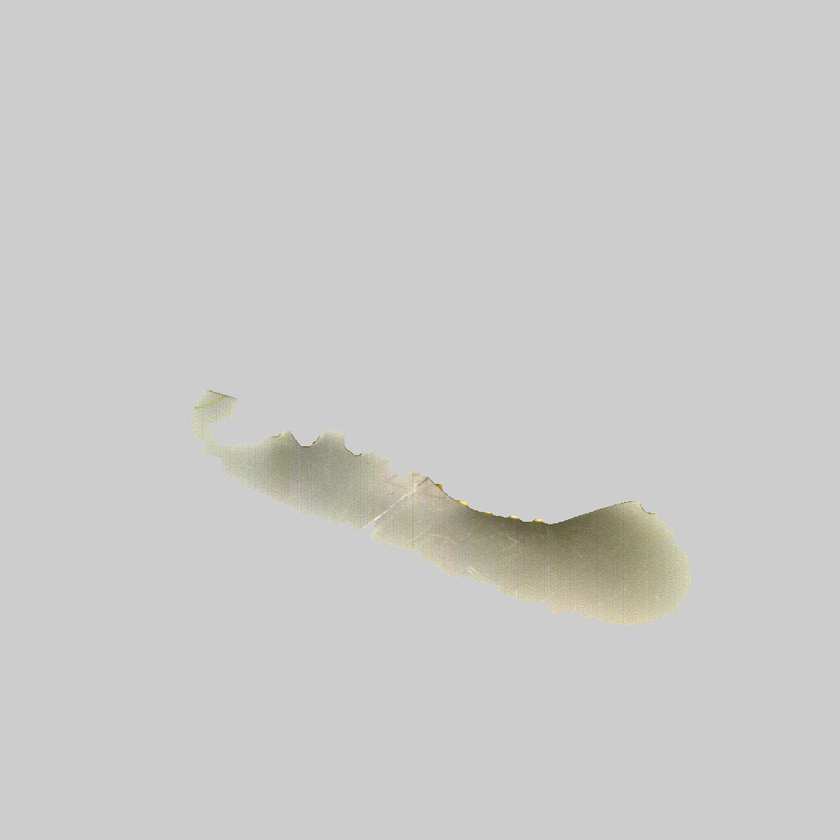
//> input picture ref/tmp/shadow_img.png, 840 x 840 px, shrunk from 1024 x 1024 before the run
$ ./test ../ref/tmp/shadow_img.png ../ref/tmp/scenario6_reference_shadow.png   (built with g++ and OpenCV 4)
//> lines starting //> are read from the running program, lines starting //| are printed output that depends on the picture; after the words box and inside, x2 and y2 are one past the last pixel; in counts of white or black regions, pixels touching at a corner belong together
#include<cv.h>
#include<highgui.h>
#include<iostream>

using namespace cv;
using namespace std;

int main(int argc, char* argv[])
{
	// [5 lines of commented-out code are left out]
	const char *imagename1 = argv[1];
	const char *imagename2 = argv[2];
	Mat Img1 = imread(imagename1);
//> Img1 is the input picture: 840 rows x 840 cols, CV_8UC3; mean B, G, R 201.7, 203.1, 203.3
	Mat Img2 = imread(imagename2);
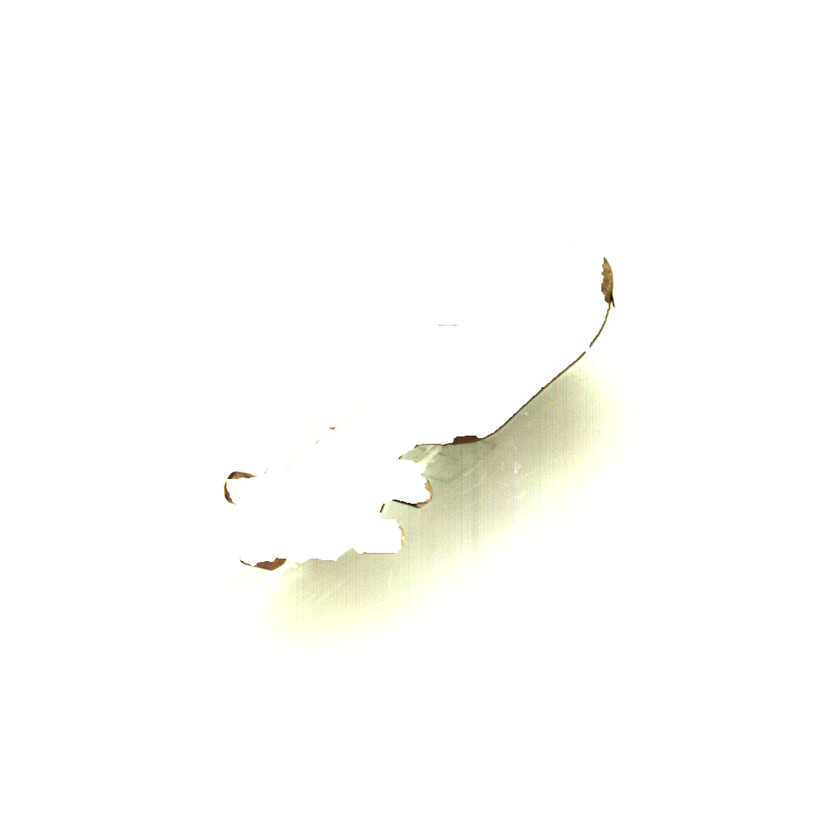
//> input picture ref/tmp/scenario6_reference_shadow.png, 840 x 840 px, shrunk from 1024 x 1024 before the run
//> Img2 is the input picture: 840 rows x 840 cols, CV_8UC3; mean B, G, R 251.4, 253.3, 253.4
	Mat HsvImg1;
	Mat HsvImg2;

	//カラー画像をHSV画像に変換する
	cvtColor(Img1, HsvImg1, CV_BGR2HSV);
//> HsvImg1: 840 rows x 840 cols, CV_8UC3; mean H, S, V 1.9, 2.6, 203.5
	cvtColor(Img2, HsvImg2, CV_BGR2HSV);
//> HsvImg2: 840 rows x 840 cols, CV_8UC3; mean H, S, V 2.2, 2.4, 253.5


	//HSV画像をHとSとVに分割する
	Mat Channels1[3];
	Mat Channels2[3];
	split(HsvImg1, Channels1);
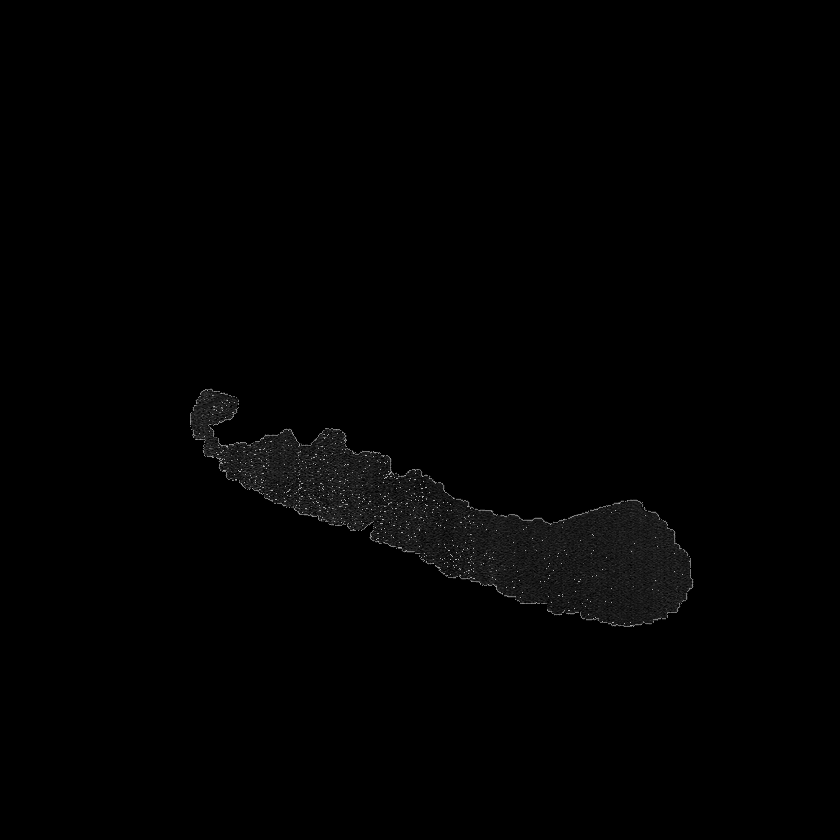
//> Channels1[0]: 840 rows x 840 cols, CV_8UC1; min 0, max 179, mean 1.9
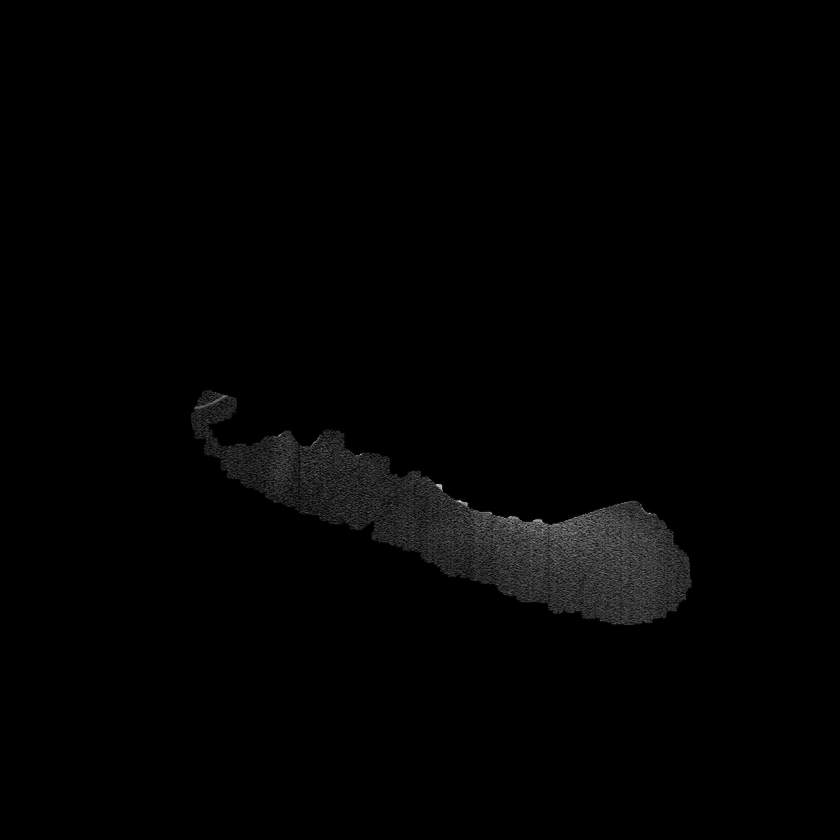
//> Channels1[1]: 840 rows x 840 cols, CV_8UC1; min 0, max 225, mean 2.6
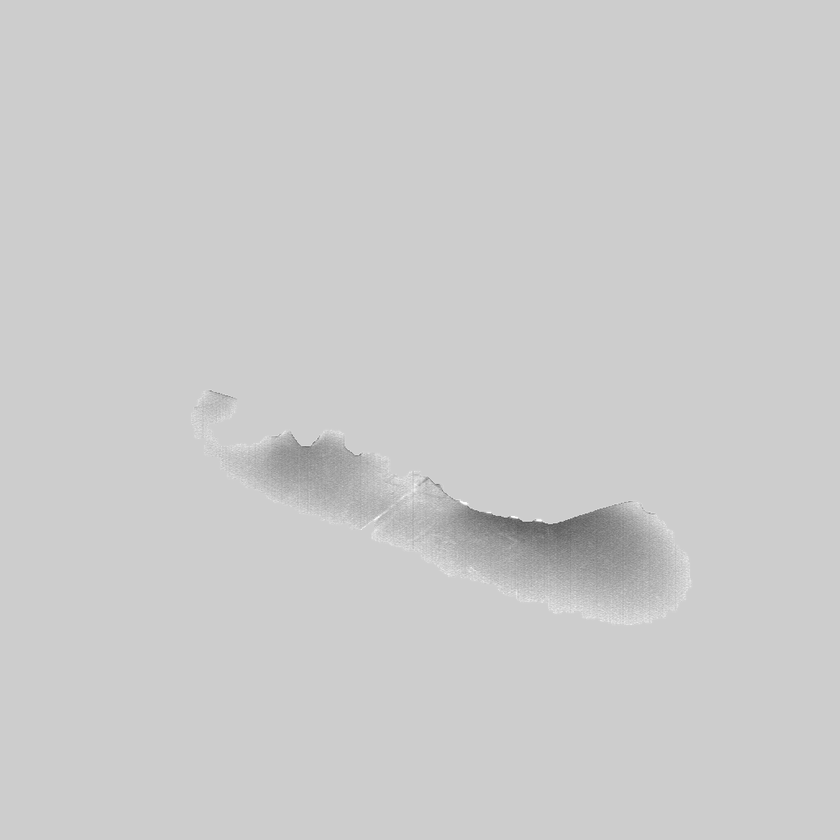
//> Channels1[2]: 840 rows x 840 cols, CV_8UC1; min 78, max 255, mean 203.5
	split(HsvImg2, Channels2);
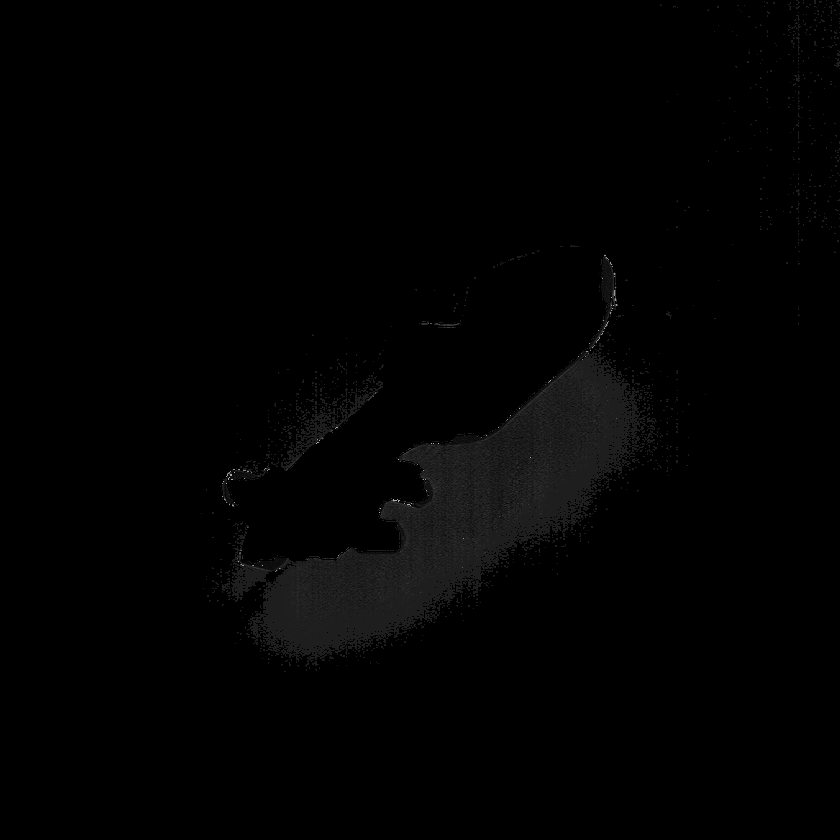
//> Channels2[0]: 840 rows x 840 cols, CV_8UC1; min 0, max 179, mean 2.2
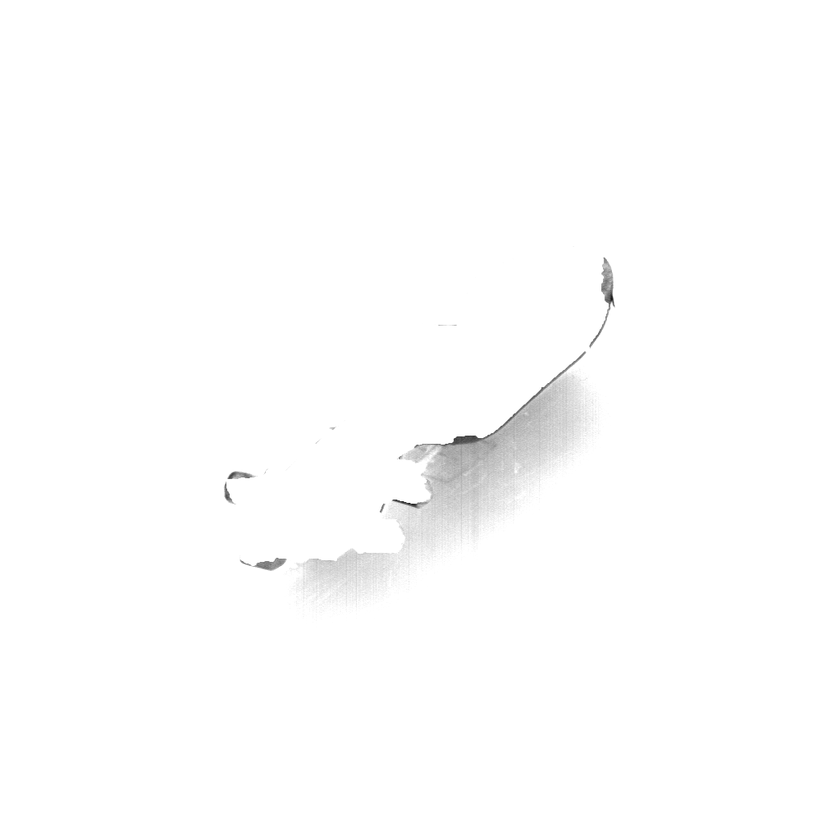
//> Channels2[2]: 840 rows x 840 cols, CV_8UC1; min 22, max 255, mean 253.5

	// ヒストグラムを計算する
	int histogramSize[1];
	float histValueRange[2];
	const float* histValueRanges[1];
	int firstCannel[1];

	histogramSize[0] = 256;
	histValueRange[0] = 0.0;
	histValueRange[1] = 255.0;
	histValueRanges[0] = histValueRange;
	firstCannel[0] = 0;

	int oneChannel = 1;
	MatND histogram1;
	MatND histogram2;
	int oneDimensionHistogram = 1;
	calcHist(&Channels1[0],
			oneChannel,
			firstCannel,
			Mat(),
			histogram1,
			oneDimensionHistogram,
			histogramSize,
			histValueRanges);
//> histogram1 = 256 values, max 664120 at index 0, min 0 at index 89, mean 2756.2
	calcHist(&Channels2[0],
			oneChannel,
			firstCannel,
			Mat(),
			histogram2,
			oneDimensionHistogram,
			histogramSize,
			histValueRanges);
//> histogram2 = 256 values, max 653471 at index 0, min 0 at index 61, mean 2756.2

	// ヒストグラムの最大値を調べる
	double maxValue1 = 0;
	double minValue1 = 0;
	double maxValue2 = 0;
	double minValue2 = 0;
	minMaxLoc(histogram1, &minValue1, &maxValue1);
//> maxValue1 = 664120
	minMaxLoc(histogram2, &minValue2, &maxValue2);
//> maxValue2 = 653471

	// ヒストグラムを書き込む画像を白く塗りつぶす
	Mat histogramImage1(histogramSize[0], histogramSize[0], CV_8U, Scalar(255));
	Mat histogramImage2(histogramSize[0], histogramSize[0], CV_8U, Scalar(255));

	int highestPoint = 256;
	// ヒストグラムを描画
	for (int i = 0; i < histogramSize[0]; ++i)
	{
		float binVal1 = histogram1.at<float>(i);
		float binVal2 = histogram2.at<float>(i);
//    int intensity = static_cast(binVal*highestPoint/maxValue);
		int intensity1 = binVal1*highestPoint/maxValue1;
		int intensity2 = binVal2*highestPoint/maxValue2;
		line(histogramImage1, cv::Point(i, histogramSize[0]), cv::Point(i, histogramSize[0]-intensity1),Scalar::all(0));
		line(histogramImage2, cv::Point(i, histogramSize[0]), cv::Point(i, histogramSize[0]-intensity2),Scalar::all(0));
	}
//> this loop made 256 passes
//> (binVal1, binVal2, intensity1, intensity2) on passes 1 to 3: (664120, 653471, 256, 256), (40, 4, 0, 0), (84, 5, 0, 0)
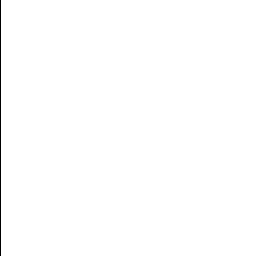
//> histogramImage1: 256 rows x 256 cols, CV_8UC1; 99.6% white; black in thin lines or dots, all inside (x1, y1, x2, y2) = (0, 0, 1, 256)
//> histogramImage2: 256 rows x 256 cols, CV_8UC1; 99.6% white; black in thin lines or dots, all inside (x1, y1, x2, y2) = (0, 0, 32, 256)


	namedWindow("HIST1", CV_WINDOW_AUTOSIZE);
	imshow("HIST1", histogramImage1);
	namedWindow("HIST2", CV_WINDOW_AUTOSIZE);
	imshow("HIST2", histogramImage2);
	namedWindow("H1", CV_WINDOW_AUTOSIZE);
	imshow("H1", Channels1[0]);
	namedWindow("H2", CV_WINDOW_AUTOSIZE);
	imshow("H2", Channels2[0]);
	cout << compareHist(histogram1,histogram2,CV_COMP_CORREL) << endl;
//| 0.999496
	cout << compareHist(histogram1,histogram2,CV_COMP_CHISQR) << endl;
//| 241484
	cout << compareHist(histogram1,histogram2,CV_COMP_INTERSECT) << endl;
//| 679539
	cout << compareHist(histogram1,histogram2,CV_COMP_BHATTACHARYYA) << endl;
//| 0.109422


	waitKey();

	return 0;
}
